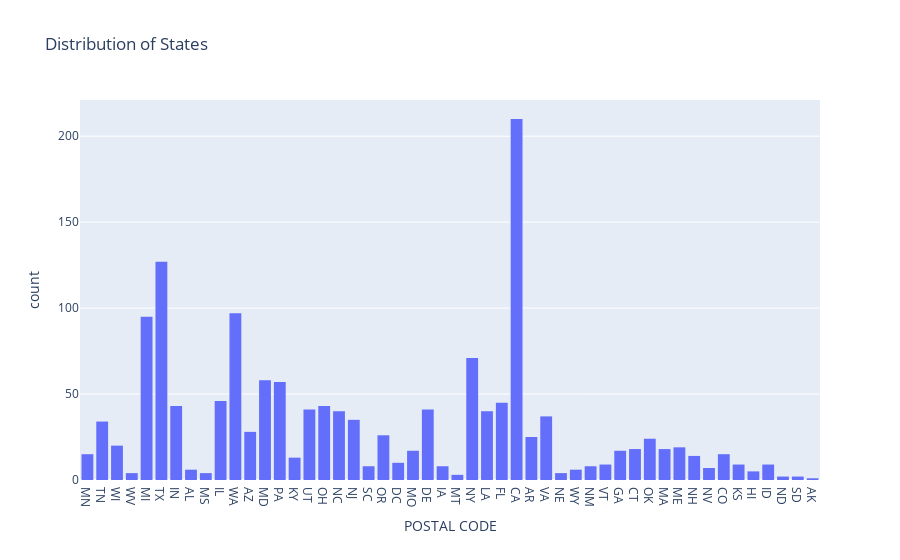

Notebook source saved alongside this figure:
### Markdown cell above
##### States
Which states specifically are more/less represented by our dataset? For the same reasons as before, this might be important to keep in mind.

### Code cell
states = px.histogram(df, x='POSTAL CODE', title='Distribution of States')
states.show()

### Figure 1 — Plotly figure (JSON) as saved in the notebook; plotly's stock layout.template omitted (floating-point values rounded to 4 significant figures; data arrays with more than 128 entries replaced by an {"elided": "..."} marker saying what was removed)
{"data": [{"alignmentgroup": "True", "bingroup": "x", "hovertemplate": "POSTAL CODE=%{x}<br>count=%{y}<extra></extra>", "legendgroup": "", "marker": {"color": "#636efa", "pattern": {"shape": ""}}, "name": "", "offsetgroup": "", "orientation": "v", "showlegend": false, "type": "histogram", "x": {"elided": "1534 str values"}, "xaxis": "x", "yaxis": "y"}], "layout": {"barmode": "relative", "legend": {"tracegroupgap": 0}, "title": {"text": "Distribution of States"}, "xaxis": {"anchor": "y", "domain": [0, 1], "title": {"text": "POSTAL CODE"}}, "yaxis": {"anchor": "x", "domain": [0, 1], "title": {"text": "count"}}}}
